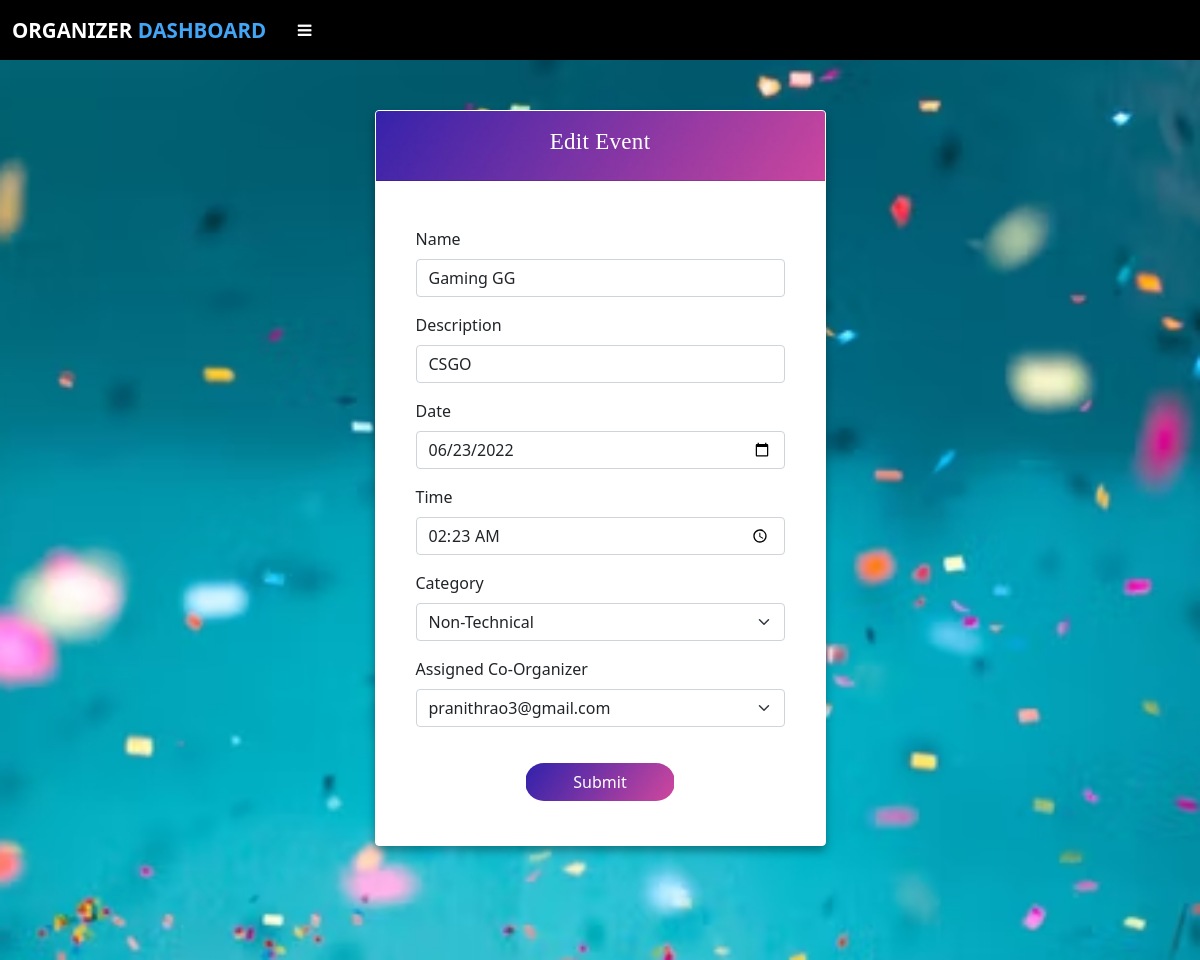
The app's page /edit_event/1 (signed in) with its own data.
### app.py (models this page shows, shortened)
class Event(db.Model):
    id = db.Column(db.Integer,primary_key=True)
    name = db.Column(db.String(50),nullable=False)
    description = db.Column(db.String(255),nullable=False)
    date = db.Column(db.String(50), nullable=False)
    time = db.Column(db.String(50), nullable=False)
    category = db.Column(db.String(50),nullable=False)
    coorg_mail = db.Column(db.String(80),db.ForeignKey('coorganizer.email'))
    org_id = db.Column(db.Integer,db.ForeignKey('organizer.id'))
    participant_id=db.relationship('Participant',cascade="all,delete",backref='participants')
    judge_event_id=db.relationship('Judge',cascade="all,delete",backref='ownersj')
    part_event_id=db.relationship('Plist',cascade="all,delete",backref='ownersjp')

### app.py (the view)
@app.route("/edit_event/<int:id>",methods=['GET','POST'])
def edit_event(id):
    if 'organizer' in session:
        event = Event.query.filter_by(id=id).first()
        get_coOrganizer_data = Coorganizer.query.all()
        if session['organizer_id'] == int(event.org_id):
            return render_template('edit_event.html',data=event,coorg = get_coOrganizer_data)
        else:
            flash("You can only edit the events added by you","error")
            return redirect(url_for('view_event'))
    else:
        flash("Session Expired","error")
        return redirect(url_for('organizer_log'))

### templates/edit_event.html (shortened to what this page needs)
{% extends "organizer_layout.html" %}
{% block head %} {{ super() }}
{% endblock %}
{% block content %}
<div
  style="
    background: url('../static/background.avif') no-repeat;
    background-size: cover;
    background-position: center;
    height: 900px;
  "
>
  <div class="container">
    <div class="row justify-content-center">
      <div class="col-sm-5">
        <div class="card">
          <div class="card-header">
            <p style="margin-top: 6px">Edit Event</p>
          </div>
          <div class="card-body">
            <div class="container mb-2">
              <div class="row justify-content-center">
                <form action="/editevent/{{data.id}}" method="POST">
                  <div class="mb-3" style="margin-top: 30px">
                    <label class="form-label">Name</label>
                    <input
                      type="text"
                      class="form-control"
                      name="name"
                      value="{{data.name}}"
                      required
                    />
                  </div>
                  <div class="mb-3">
                    <label class="form-label">Description</label>
                    <input
                      name="description"
                      type="text"
                      value="{{data.description}}"
                      class="form-control"
                      required
                    />
                  </div>
                  <div class="mb-3">
                    <label class="form-label">Date</label>
                    <input
                      type="date"
                      class="form-control"
                      value="{{data.date}}"
                      name="date"
                      required
                    />
                  </div>
                  <div class="mb-3">
                    <label class="form-label">Time</label>
                    <input
                      type="time"
                      value="{{data.time}}"
                      class="form-control"
                      name="time"
                      required
                    />
                  </div>
                  <div class="mb-3">
                    <label class="form-label">Category</label>
                    <select class="form-select" name="category" required>
                      <option value="{{data.category}}" selected>
                        {{data.category}}
                      </option>
                    </select>
                  </div>
                  <div class="mb-3">
                    <label class="form-label">Assigned Co-Organizer</label>
                    <select class="form-select" name="co-organizer" required>
                      <option value="{{data.coorg_mail}}" selected>
                        {{data.coorg_mail}}
                      </option>
                    </select>
                  </div>
                  <div class="row justify-content-center">
                    <button type="submit" id="button1" class="btn btn-primarys">
                      Submit
                    </button>
                  </div>
                </form>
              </div>
            </div>
          </div>
        </div>
      </div>
    </div>
  </div>
  {% endblock %}

### templates/edit_event.html (style rules this page uses)
.card { margin-top: 50px; }
#button1 { margin-top: 20px; width: 150px; border-radius: 50px; background: url("../static/back1.jpg") no-repeat; background-position: center; background-size: cover; color: white; margin-bottom: 20px; }
.card-header { background: url("../static/back1.jpg") no-repeat; background-position: center; background-size: cover; height: 70px; font-family: Bahnschrift SemiBold; text-decoration: none; color: white; text-align: center; font-size: 28px; }

### templates/organizer_layout.html (style rules this page uses)
body { font-family: "Roboto" sans-serif; background-color: #f2f3f4; }
* { margin: 0; padding: 0; text-decoration: none; list-style: none; }
.card-header { background-color: #1976d2; text-align: center; font-weight: 500; color: white; font-size: 23px; letter-spacing: 0.3px; font-family: Bahnschrift SemiBold; }
.card { border: solid 1px white; box-shadow: rgba(0, 0, 0, 0.35) 0px 5px 10px; }

### records on screen
Event: name "Gaming GG", description "CSGO", date "06/23/2022", time "02:23", category "Non-Technical", co-organizer "pranithrao3@gmail.com"
